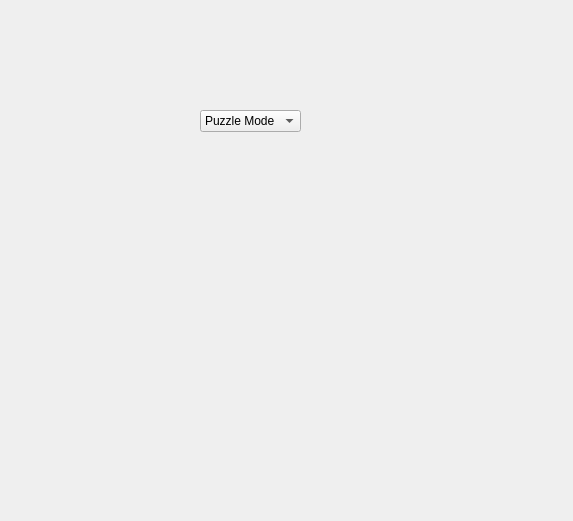
<?xml version="1.0" encoding="UTF-8"?>
<ui version="4.0">
 <class>Form</class>
 <widget class="QWidget" name="Form">
  <property name="geometry">
   <rect>
    <x>0</x>
    <y>0</y>
    <width>573</width>
    <height>521</height>
   </rect>
  </property>
  <property name="windowTitle">
   <string>Form</string>
  </property>
  <widget class="QComboBox" name="comboBox">
   <property name="geometry">
    <rect>
     <x>200</x>
     <y>110</y>
     <width>261</width>
     <height>22</height>
    </rect>
   </property>
   <property name="maxCount">
    <number>2</number>
   </property>
   <property name="sizeAdjustPolicy">
    <enum>QComboBox::AdjustToContents</enum>
   </property>
   <item>
    <property name="text">
     <string>Puzzle Mode</string>
    </property>
   </item>
   <item>
    <property name="text">
     <string>Piece Mode</string>
    </property>
   </item>
  </widget>
 </widget>
 <resources/>
 <connections/>
</ui>
